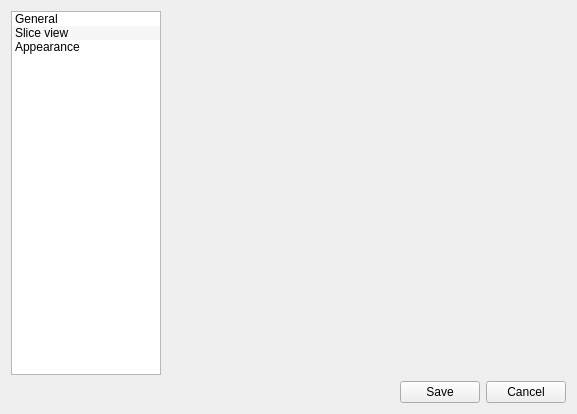
<?xml version="1.0" encoding="UTF-8"?>
<ui version="4.0">
 <class>Savvy_settings</class>
 <widget class="QWidget" name="Savvy_settings">
  <property name="geometry">
   <rect>
    <x>0</x>
    <y>0</y>
    <width>577</width>
    <height>414</height>
   </rect>
  </property>
  <property name="windowTitle">
   <string>Form</string>
  </property>
  <layout class="QGridLayout" name="gridLayout_2">
   <item row="0" column="1">
    <layout class="QGridLayout" name="gridLayout">
     <item row="1" column="2">
      <widget class="QPushButton" name="pb_save">
       <property name="text">
        <string>Save</string>
       </property>
      </widget>
     </item>
     <item row="0" column="0">
      <widget class="QListWidget" name="listWidget">
       <property name="minimumSize">
        <size>
         <width>150</width>
         <height>0</height>
        </size>
       </property>
       <property name="maximumSize">
        <size>
         <width>150</width>
         <height>16777215</height>
        </size>
       </property>
       <property name="autoFillBackground">
        <bool>true</bool>
       </property>
       <property name="alternatingRowColors">
        <bool>true</bool>
       </property>
       <property name="viewMode">
        <enum>QListView::ListMode</enum>
       </property>
       <item>
        <property name="text">
         <string>General</string>
        </property>
       </item>
       <item>
        <property name="text">
         <string>Slice view</string>
        </property>
       </item>
       <item>
        <property name="text">
         <string>Appearance</string>
        </property>
       </item>
      </widget>
     </item>
     <item row="1" column="3">
      <widget class="QPushButton" name="pb_cancel">
       <property name="text">
        <string>Cancel</string>
       </property>
      </widget>
     </item>
     <item row="0" column="1" colspan="3">
      <widget class="QWidget" name="space" native="true">
       <layout class="QVBoxLayout" name="verticalLayout_2">
        <property name="spacing">
         <number>1</number>
        </property>
        <property name="leftMargin">
         <number>1</number>
        </property>
        <property name="topMargin">
         <number>1</number>
        </property>
        <property name="rightMargin">
         <number>1</number>
        </property>
        <property name="bottomMargin">
         <number>1</number>
        </property>
       </layout>
      </widget>
     </item>
     <item row="1" column="1">
      <spacer name="horizontalSpacer">
       <property name="orientation">
        <enum>Qt::Horizontal</enum>
       </property>
       <property name="sizeHint" stdset="0">
        <size>
         <width>40</width>
         <height>20</height>
        </size>
       </property>
      </spacer>
     </item>
    </layout>
   </item>
  </layout>
 </widget>
 <resources/>
 <connections>
  <connection>
   <sender>pb_cancel</sender>
   <signal>clicked()</signal>
   <receiver>Savvy_settings</receiver>
   <slot>close()</slot>
   <hints>
    <hint type="sourcelabel">
     <x>526</x>
     <y>390</y>
    </hint>
    <hint type="destinationlabel">
     <x>288</x>
     <y>206</y>
    </hint>
   </hints>
  </connection>
 </connections>
</ui>
